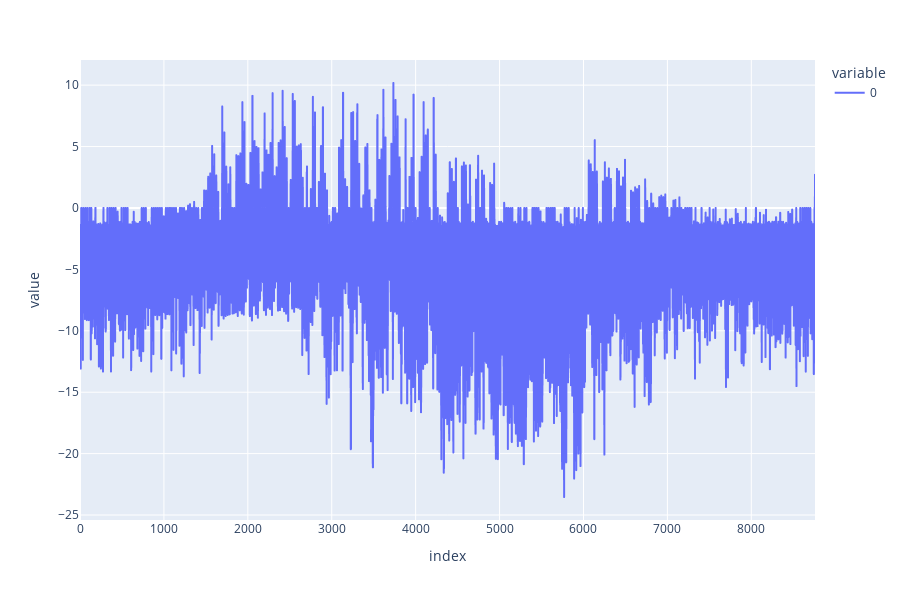

This figure's notebook cell:
### Code cell
pgrid_res = [p_grid[t].X for t in range(n_t)]
fig = px.line(pgrid_res)
fig.update_layout(
    width=900,  
    height=600,     
    )
fig.show()

### Figure 1 — Plotly figure (JSON) as saved in the notebook; plotly's stock layout.template omitted (floating-point values rounded to 4 significant figures; data arrays with more than 128 entries replaced by an {"elided": "..."} marker saying what was removed)
{"data": [{"hovertemplate": "variable=0<br>index=%{x}<br>value=%{y}<extra></extra>", "legendgroup": "0", "line": {"color": "#636efa", "dash": "solid"}, "marker": {"symbol": "circle"}, "mode": "lines", "name": "0", "showlegend": true, "type": "scattergl", "x": {"elided": "8760 int values"}, "xaxis": "x", "y": {"elided": "8760 float values"}, "yaxis": "y"}], "layout": {"height": 600, "legend": {"title": {"text": "variable"}, "tracegroupgap": 0}, "margin": {"t": 60}, "width": 900, "xaxis": {"anchor": "y", "domain": [0, 1], "title": {"text": "index"}}, "yaxis": {"anchor": "x", "domain": [0, 1], "title": {"text": "value"}}}}
